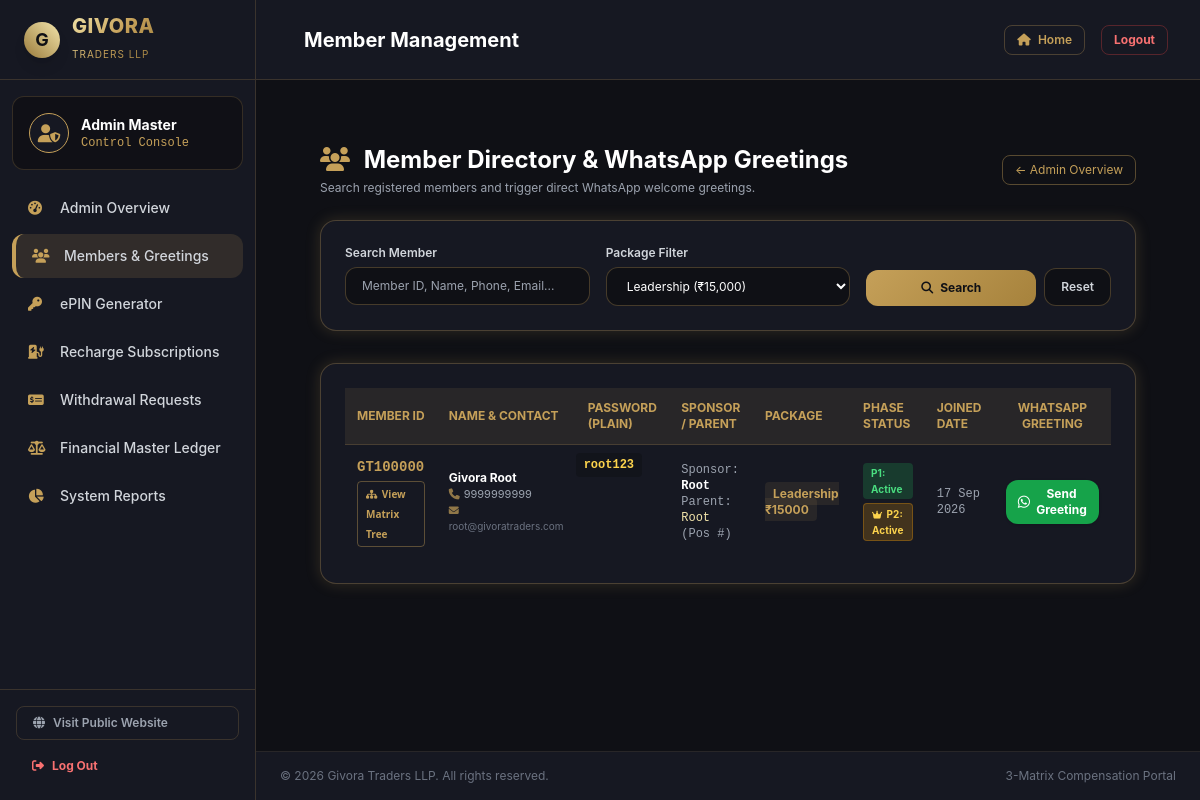
Page /admin/members.php?package=Leadership_15000 (signed in) on the committed database.
### tables this page shows
CREATE TABLE IF NOT EXISTS members (
    id INT AUTO_INCREMENT PRIMARY KEY,
    member_id VARCHAR(20) NOT NULL UNIQUE,
    sponsor_id VARCHAR(20) DEFAULT NULL,
    placement_parent_id VARCHAR(20) DEFAULT NULL,
    matrix_position INT DEFAULT NULL,
    name VARCHAR(100) NOT NULL,
    email VARCHAR(100) NOT NULL,
    phone VARCHAR(20) NOT NULL,
    password VARCHAR(255) NOT NULL,
    used_epin VARCHAR(50) NOT NULL,
    package_type ENUM('Foundation_5000', 'Leadership_15000', 'Recharge_Bundle_5400') NOT NULL,
    profile_image VARCHAR(255) DEFAULT NULL,
    status ENUM('Active', 'Inactive') NOT NULL DEFAULT 'Active',
    p2_status ENUM('Inactive', 'Active') NOT NULL DEFAULT 'Inactive',
    p2_placement_parent_id VARCHAR(20) DEFAULT NULL,
    p2_matrix_position INT DEFAULT NULL,
    p2_created_at TIMESTAMP NULL DEFAULT NULL,
    created_at TIMESTAMP DEFAULT CURRENT_TIMESTAMP,
    INDEX idx_sponsor (sponsor_id),
    INDEX idx_parent (placement_parent_id),
    INDEX idx_p2_parent (p2_placement_parent_id)
);

### includes/functions.php (called while the page is built, shortened)
<?php
function getBaseUrl() {
    $protocol = isset($_SERVER['HTTPS']) && $_SERVER['HTTPS'] === 'on' ? 'https' : 'http';
    $host = $_SERVER['HTTP_HOST'] ?? 'localhost';
    return $protocol . '://' . $host;
}

### admin/members.php (the view, shortened to what this page needs)
<?php
require_once __DIR__ . '/../includes/functions.php';
$pdo = getDBConnection();
$search = trim($_GET['search'] ?? '');
$package_filter = trim($_GET['package'] ?? '');
$query = "SELECT * FROM members WHERE 1=1";
$params = [];
if (!empty($package_filter)) {
    $query .= " AND package_type = ?";
    $params[] = $package_filter;
}
$query .= " ORDER BY created_at DESC";
$stmt = $pdo->prepare($query);
$stmt->execute($params);
$members = $stmt->fetchAll();
require_once __DIR__ . '/../includes/header.php';
$login_url = getBaseUrl() . "/login.php";
?>
<div class="py-8 max-w-7xl mx-auto px-4 sm:px-6 lg:px-8">
    <div class="mb-6 flex flex-col md:flex-row md:items-center justify-between gap-4">
        <div>
            <h1 class="text-2xl font-bold text-white"><i class="fas fa-users text-gold mr-2"></i> Member Directory & WhatsApp Greetings</h1>
            <p class="text-xs text-gray-400 mt-1">Search registered members and trigger direct WhatsApp welcome greetings.</p>
        </div>
        <a href="/admin/index.php" class="text-xs text-gold border border-gold/40 px-3 py-1.5 rounded-lg hover:bg-gold/10 self-start md:self-auto">← Admin Overview</a>
    </div>
    <div class="bg-darkcard p-6 rounded-2xl gold-border-glow mb-8">
        <form method="GET" action="" class="grid grid-cols-1 md:grid-cols-3 gap-4">
            <div>
                <label class="block text-xs font-semibold text-gray-300 mb-1.5">Search Member</label>
                <input type="text" name="search" placeholder="Member ID, Name, Phone, Email..." value="<?php echo htmlspecialchars($search); ?>" class="w-full bg-darkbg border border-gold/30 rounded-xl px-4 py-2.5 text-xs text-white focus:outline-none focus:border-gold">
            </div>
            <div>
                <label class="block text-xs font-semibold text-gray-300 mb-1.5">Package Filter</label>
                <select name="package" class="w-full bg-darkbg border border-gold/30 rounded-xl px-4 py-2.5 text-xs text-white focus:outline-none focus:border-gold">
                    <option value="Leadership_15000" <?php echo $package_filter === 'Leadership_15000' ? 'selected' : ''; ?>>Leadership (₹15,000)</option>
                </select>
            </div>
            <div class="flex items-end space-x-2">
                <button type="submit" class="btn-gold px-6 py-2.5 rounded-xl font-bold text-xs flex-grow">
                    <i class="fas fa-search mr-1"></i> Search
                </button>
                <a href="/admin/members.php" class="bg-darkbg border border-gold/30 text-gray-300 px-4 py-2.5 rounded-xl font-semibold text-xs hover:text-gold text-center">
                    Reset
                </a>
            </div>
        </form>
    </div>
    <div class="bg-darkcard p-6 rounded-2xl gold-border-glow">
        <div class="overflow-x-auto">
            <table class="w-full text-left text-xs text-gray-300">
                <thead class="bg-gold/10 text-gold uppercase border-b border-gold/20">
                    <tr>
                        <th class="p-3">Member ID</th>
                        <th class="p-3">Name & Contact</th>
                        <th class="p-3">Password (Plain)</th>
                        <th class="p-3">Sponsor / Parent</th>
                        <th class="p-3">Package</th>
                        <th class="p-3">Phase Status</th>
                        <th class="p-3">Joined Date</th>
                        <th class="p-3 text-center">WhatsApp Greeting</th>
                    </tr>
                </thead>
                <tbody class="divide-y divide-gold/10">
                    <?php if (empty($members)): ?>
                        <tr>
                            <td colspan="7" class="p-4 text-center text-gray-500">No members found matching the specified criteria.</td>
                        </tr>
                    <?php else: foreach ($members as $m):
                        $wa_text = "Welcome to Givora Traders LLP! Your Member ID is: " . $m['member_id'] . " and Password is: " . $m['password'] . " . Login here: " . $login_url;
                        $phone_digits = preg_replace('/[^0-9]/', '', $m['phone']);
                        if (strlen($phone_digits) === 10) {
                            $phone_digits = '91' . $phone_digits;
                        }
                        $wa_url = "https://wa.me/" . (!empty($phone_digits) ? $phone_digits : "") . "?text=" . urlencode($wa_text);
                    ?>
                        <tr class="hover:bg-gold/5 transition">
                            <td class="p-3 font-mono font-extrabold text-gold text-sm">
                                <div><?php echo htmlspecialchars($m['member_id']); ?></div>
                                <a href="/admin/matrix_tree.php?member_id=<?php echo $m['member_id']; ?>" class="mt-1 text-[10px] text-gold border border-gold/40 px-2 py-0.5 rounded hover:bg-gold/10 inline-block font-sans">
                                    <i class="fas fa-sitemap mr-0.5"></i> View Matrix Tree
                                </a>
                            </td>
                            <td class="p-3">
                                <div class="font-bold text-white"><?php echo htmlspecialchars($m['name']); ?></div>
                                <div class="text-gray-400 text-[11px]"><i class="fas fa-phone text-gold/70 mr-1"></i><?php echo htmlspecialchars($m['phone']); ?></div>
                                <div class="text-gray-500 text-[10px]"><i class="fas fa-envelope text-gold/70 mr-1"></i><?php echo htmlspecialchars($m['email']); ?></div>
                            </td>
                            <td class="p-3 font-mono text-amber-300 font-semibold bg-darkbg/50 rounded px-2 py-1 inline-block my-2"><?php echo htmlspecialchars($m['password']); ?></td>
                            <td class="p-3 font-mono text-gray-400">
                                <div>Sponsor: <span class="text-white font-bold"><?php echo htmlspecialchars($m['sponsor_id'] ?: 'Root'); ?></span></div>
                                <div>Parent: <span class="text-goldlight"><?php echo htmlspecialchars($m['placement_parent_id'] ?: 'Root'); ?></span> (Pos #<?php echo $m['matrix_position']; ?>)</div>
                            </td>
                            <td class="p-3">
                                <span class="px-2 py-1 rounded bg-gold/10 text-gold font-bold">
                                    <?php echo str_replace('_', ' ₹', $m['package_type']); ?>
                                </span>
                            </td>
                            <td class="p-3">
                                <span class="px-2 py-0.5 rounded text-[10px] bg-green-500/20 text-green-400 font-bold block mb-1">P1: Active</span>
                                <?php if ($m['p2_status'] === 'Active'): ?>
                                    <span class="px-2 py-0.5 rounded text-[10px] bg-amber-500/20 text-amber-300 font-bold border border-amber-500/30 block"><i class="fas fa-crown text-[9px] mr-0.5"></i> P2: Active</span>
                                <?php else: ?>
                                    <span class="px-2 py-0.5 rounded text-[10px] bg-gray-500/20 text-gray-400 font-semibold block">P2: Pending</span>
                                <?php endif; ?>
                            </td>
                            <td class="p-3 font-mono text-gray-400"><?php echo date('d M Y', strtotime($m['created_at'])); ?></td>
                            <td class="p-3 text-center">
                                <a href="<?php echo $wa_url; ?>" target="_blank" class="px-3 py-1.5 rounded-xl bg-green-600 hover:bg-green-500 text-white font-bold text-xs inline-flex items-center space-x-1.5 shadow">
                                    <i class="fab fa-whatsapp text-sm"></i>
                                    <span>Send Greeting</span>
                                </a>
                            </td>
                        </tr>
                    <?php endforeach; endif; ?>
                </tbody>
            </table>
        </div>
    </div>
</div>
<?php require_once __DIR__ . '/../includes/footer.php'; ?>

### includes/header.php (style rules this page uses)
body { background-color: #0f1015; color: #e2e8f0; font-family: 'Inter', system-ui, -apple-system, sans-serif; }
.gold-border-glow { box-shadow: 0 0 15px rgba(197, 160, 89, 0.2); border: 1px solid rgba(197, 160, 89, 0.3); }
.btn-gold { background: linear-gradient(135deg, #c5a059 0%, #a6823c 100%); color: #0f1015; font-weight: 600; transition: all 0.3s ease; }

### rows in the picture
members: member "GT100000", name "Givora Root", phone "9999999999", email "root@givoratraders.com", password "root123", sponsor "Root", placement_parent "Root", package_type "Leadership ₹15000", p2_status "Active" (drawn), created_at "17 Sep 2026"

### other values in the picture
$page_title "Member Management"
